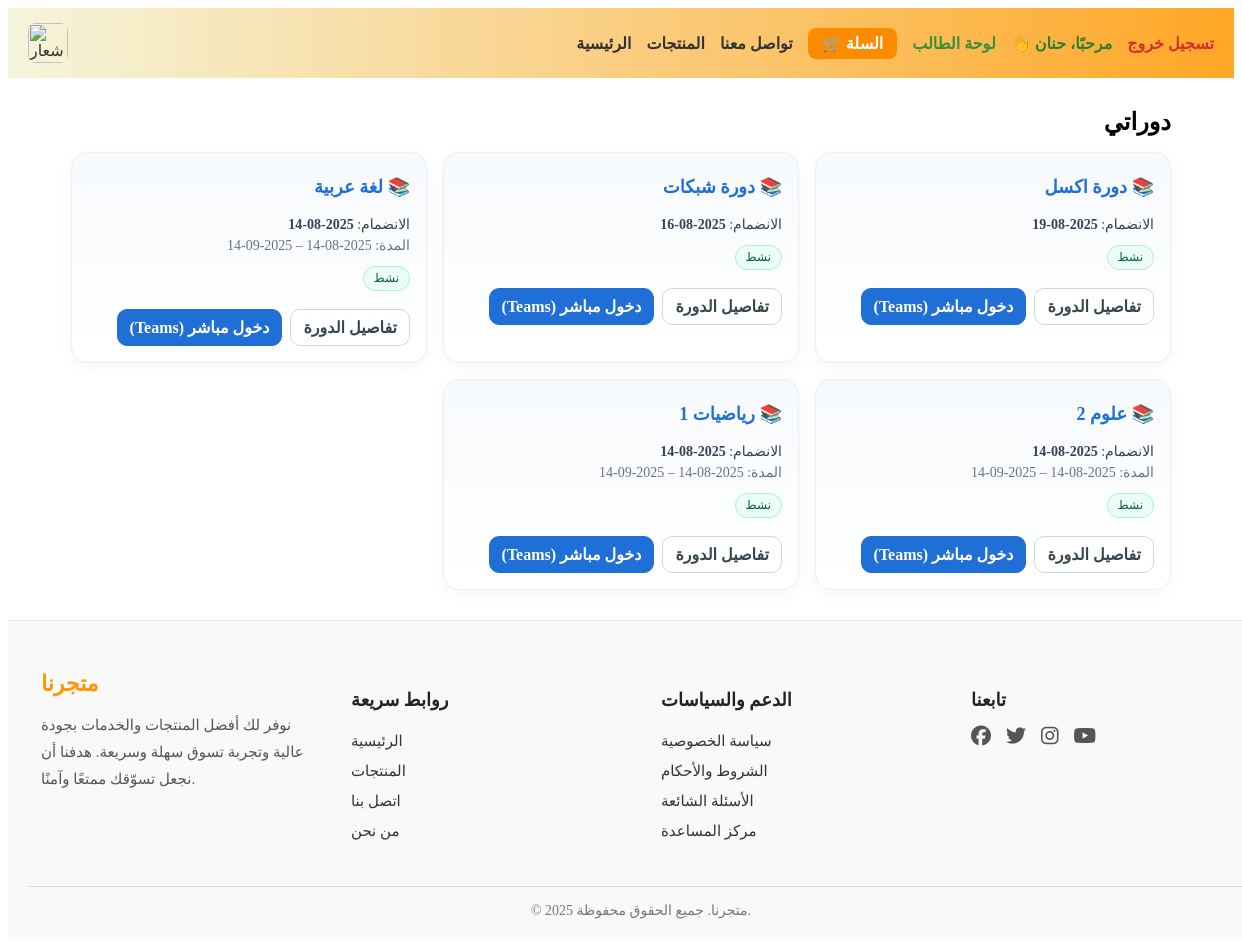
The app's page /student/courses/ (signed in) with its own data.
### core/models.py (models this page shows, shortened)
class CustomUser(AbstractUser):
    role = models.CharField(
        max_length=10,
        choices=ROLE_CHOICES,
        verbose_name="الدور"
    )
    def is_student(self):
        return self.role == 'student'
    class Meta:
        verbose_name = "مستخدم"
        verbose_name_plural = "المستخدمون"

### students/models.py (models this page shows, shortened)
class Enrollment(models.Model):
    STATUS_ACTIVE = "active"
    STATUS_PENDING = "pending"
    STATUS_EXPIRED = "expired"
    STATUS = (
        (STATUS_ACTIVE, "نشط"),
        (STATUS_PENDING, "بانتظار"),
        (STATUS_EXPIRED, "منتهي"),
    )
    student = models.ForeignKey(Student, on_delete=models.CASCADE, related_name="enrollments")
    course = models.ForeignKey(Course, on_delete=models.CASCADE, related_name="enrollments")
    status = models.CharField(max_length=10, choices=STATUS, default=STATUS_ACTIVE)
    joined_at = models.DateTimeField(default=timezone.now)
    starts_at = models.DateTimeField(null=True, blank=True)
    ends_at = models.DateTimeField(null=True, blank=True)
    progress = models.DecimalField(max_digits=5, decimal_places=2, default=0)
    teams_link = models.URLField(blank=True, validators=[validate_https])
    class Meta:
        constraints = [
            UniqueConstraint(fields=["student", "course"], name="uq_enrollment_student_course"),
            CheckConstraint(check=Q(progress__gte=0) & Q(progress__lte=100), name="ck_progress_0_100"),
        ]
        indexes = [
            models.Index(fields=["student"]),
            models.Index(fields=["course"]),
            models.Index(fields=["status"]),
            models.Index(fields=["joined_at"]),
        ]
        ordering = ("-joined_at",)

class Course(models.Model):
    title = models.CharField(max_length=200)
    slug = models.SlugField(unique=True, db_index=True, allow_unicode=True, blank=True)
    is_active = models.BooleanField(default=True)
    start_date = models.DateField(null=True, blank=True)
    end_date = models.DateField(null=True, blank=True)
    duration_days = models.PositiveIntegerField(default=30)
    teams_link = models.URLField(blank=True, validators=[validate_https])
    cover_image_url = models.URLField(blank=True, validators=[validate_https])
    class Meta:
        ordering = ("title",)
        indexes = [
            models.Index(fields=["title"]),
            models.Index(fields=["is_active"]),
        ]
    @property
    def code(self) -> str:
        return self.slug

### students/permissions.py (the view)
    @login_required
    def _wrapped(request, *args, **kwargs):
        if getattr(request.user, "role", None) != "student":
            raise PermissionDenied("غير مصرح")
        return view_func(request, *args, **kwargs)

### students/permissions.py (called while the page is built)
def student_required(view_func):
    @login_required
    def _wrapped(request, *args, **kwargs):
        if getattr(request.user, "role", None) != "student":
            raise PermissionDenied("غير مصرح")
        return view_func(request, *args, **kwargs)
    return _wrapped

### students/views.py (called while the page is built)
def _get_student(request) -> Student:
    student, _ = Student.objects.get_or_create(user=request.user)
    return student

@student_required
@require_http_methods(["GET"])
def my_courses(request):
    s = _get_student(request)
    enrollments = (
        s.enrollments
         .select_related("course")
         .filter(status="active")
         .order_by("-joined_at")
    )
    return render(
        request,
        "students/my_courses.html",
        {"student": s, "enrollments": enrollments, "now": timezone.now()},
    )

### templates/students/my_courses.html (shortened to what this page needs)
{% load static %}
{% include "header.html" %}
<div class="wrapper" style="max-width:1100px;margin:0 auto;padding:30px 16px;" dir="rtl" aria-labelledby="my-courses-title">
  <h2 id="my-courses-title" style="margin:0 0 16px 0;">دوراتي</h2>
  {% if enrollments %}
    <div style="display:grid;grid-template-columns:repeat(auto-fit,minmax(280px,1fr));gap:16px;">
      {% for e in enrollments %}
        <article style="background:linear-gradient(180deg,#f7fafd,#ffffff);
                        border:1px solid #e7eef5;border-radius:16px;padding:16px;
                        box-shadow:0 4px 16px rgba(0,0,0,.04);display:flex;flex-direction:column;gap:10px;">
          <h3 style="margin:6px 0 6px 0;font-size:18px;line-height:1.4;">
            📚
            <a href="{% url 'students:course_detail' e.course.code %}"
               style="text-decoration:none;color:#1f6fd6;">
              {{ e.course.title }}
            </a>
          </h3>
          <div style="color:#374151;font-size:14px;">
            <div>الانضمام: <b>{{ e.joined_at|date:"Y-m-d" }}</b></div>
            {% if e.course.start_date or e.course.end_date %}
              <div style="margin-top:4px;color:#6b7280;">
                المدة:
                <span>{{ e.course.start_date|date:"Y-m-d" }}</span>
                –
                <span>{{ e.course.end_date|date:"Y-m-d" }}</span>
              </div>
            {% endif %}
          </div>
          {% if e.status %}
            <div style="margin-top:2px;">
              {% if e.status == "active" %}
                <span style="display:inline-block;background:#ecfdf5;color:#065f46;
                             border:1px solid #a7f3d0;border-radius:999px;
                             padding:4px 10px;font-size:12px;">
                  نشط
                </span>
              {% elif e.status == "expired" %}
                <span style="display:inline-block;background:#fef2f2;color:#991b1b;
                             border:1px solid #fecaca;border-radius:999px;
                             padding:4px 10px;font-size:12px;">
                  منتهي
                </span>
              {% else %}
                <span style="display:inline-block;background:#f3f4f6;color:#374151;
                             border:1px solid #e5e7eb;border-radius:999px;
                             padding:4px 10px;font-size:12px;">
                  {{ e.status }}
                </span>
              {% endif %}
            </div>
          {% endif %}
          <div style="display:flex;gap:8px;align-items:center;margin-top:8px;flex-wrap:wrap;">
            <a href="{% url 'students:course_detail' e.course.code %}"
               style="text-decoration:none;padding:8px 12px;border-radius:10px;
                      border:1px solid #cfd8dc;background:#fff;color:#37474f;font-weight:600;"
               aria-label="تفاصيل دورة {{ e.course.title }}">
              تفاصيل الدورة
            </a>
            <a href="{% url 'students:join_course' e.course.code %}"
               target="_blank" rel="noopener noreferrer"
               style="text-decoration:none;padding:8px 12px;border-radius:10px;
                      background:#1f6fd6;color:#fff;font-weight:700;border:1px solid #1f6fd6;"
               aria-label="دخول مباشر إلى تيمز لدورة {{ e.course.title }}">
              دخول مباشر (Teams)
            </a>
          </div>
        </article>
      {% endfor %}
    </div>
  {% else %}
    <div style="background:#fff;border:1px dashed #d1d5db;border-radius:12px;padding:20px;color:#6b7280;">
      لا توجد دورات حتى الآن.
    </div>
  {% endif %}
</div>
{% include "footer.html" %}

### templates/header.html (shortened to what this page needs)
{% load static %}
<header style="background: linear-gradient(to right, #f5f5dc, #ffa726); padding: 15px 20px; color: #333;">
  <div style="display: flex; justify-content: space-between; align-items: center; flex-wrap: wrap;">
    <div style="display: flex; align-items: center;">
      <img src="https://res.cloudinary.com/dlql12ycp/image/upload/v1754102032/logo_dexumq.png"
           alt="شعار الموقع"
           style="height: 40px; border-radius: 8px; object-fit: contain;">
    </div>
    <nav id="main-nav" style="display: flex; gap: 15px; align-items: center; flex-wrap: wrap;">
      <a href="/" style="text-decoration: none; color: #333; font-weight: bold;">الرئيسية</a>
      <a href="/products/" style="text-decoration: none; color: #333; font-weight: bold;">المنتجات</a>
      <a href="/contact/" style="text-decoration: none; color: #333; font-weight: bold;">تواصل معنا</a>
      <a href="/cart/"
         style="text-decoration: none; background-color: #fb8c00; color: white; padding: 6px 14px; border-radius: 8px; font-weight: bold;">
         🛒 السلة
      </a>
      {% if user.is_authenticated %}
        {% if user.is_student %}
          <a href="/student/dashboard/" style="text-decoration: none; color: #388e3c; font-weight: bold;">لوحة الطالب</a>
        {% elif user.is_teacher %}
          <a href="/teacher/dashboard/" style="text-decoration: none; color: #1976d2; font-weight: bold;">لوحة المعلم</a>
        {% endif %}
        <span style="font-weight: bold; color: #2e7d32;">👋 مرحبًا، {{ user.get_full_name|default:user.username }}</span>
        <a href="/logout/" style="text-decoration: none; color: #d32f2f; font-weight: bold;">تسجيل خروج</a>
      {% else %}
        <a href="/login/" style="text-decoration: none; color: #333; font-weight: bold;">تسجيل دخول</a>
        <a href="/register/" style="text-decoration: none; color: #333; font-weight: bold;">إنشاء حساب</a>
      {% endif %}
    </nav>
  </div>
</header>

### records on screen
CustomUser: get_full_name "حنان"
Enrollment: course "دورة اكسل", joined_at "2025-08-19", status "نشط"
Enrollment: course "دورة شبكات", joined_at "2025-08-16", status "نشط"
Enrollment: course "لغة عربية", joined_at "2025-08-14", course.start_date "2025-08-14", course.end_date "2025-09-14", status "نشط"
Enrollment: course "علوم 2", joined_at "2025-08-14", course.start_date "2025-08-14", course.end_date "2025-09-14", status "نشط"
Enrollment: course "رياضيات 1", joined_at "2025-08-14", course.start_date "2025-08-14", course.end_date "2025-09-14", status "نشط"
